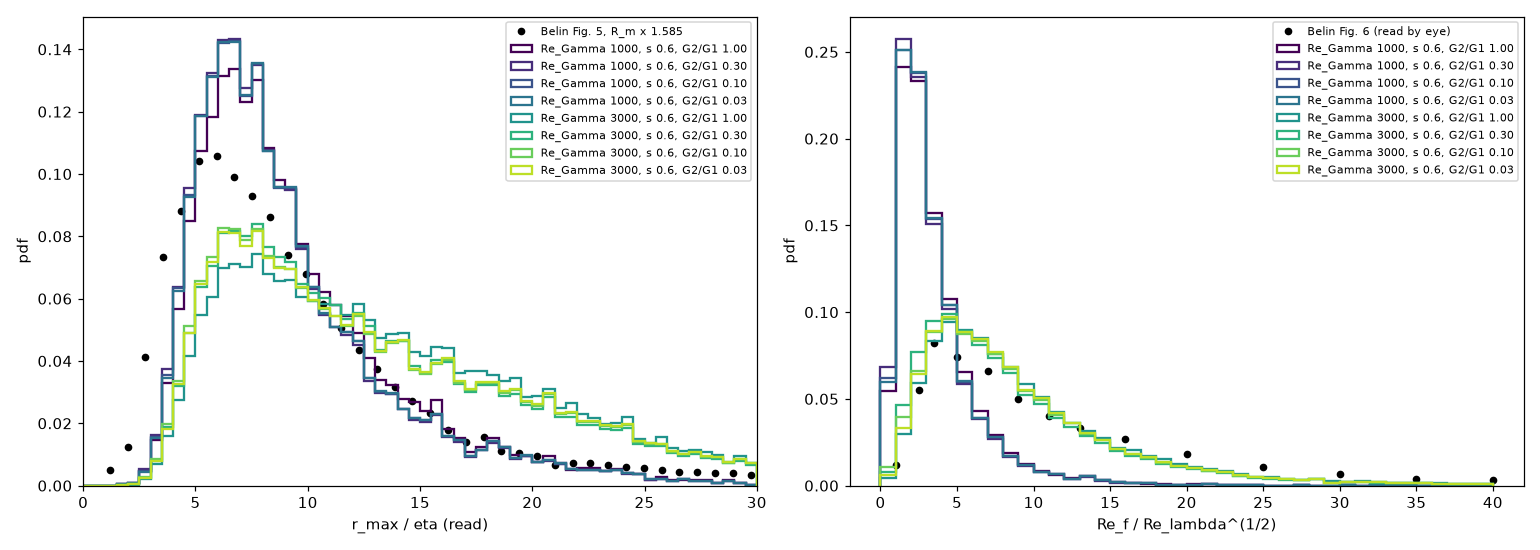

Here is the Python script that generated this plot:
"""chord_belin_gamma.py  v01  Constant circulation with scatter: what the chord model with Belin's gradient cut reads, against Belin's Figs. 5 and 6.

Assumption (the user's): every tube has the same circulation Gamma, up to a lognormal scatter, so that its swirl follows from its radius:
        Gamma / nu = 8.784 r_max U_max   (Burgers: Gamma = 2 pi r_max U_max / (1 - e^-x), x = 1.2564)     ->     U_max / U_eta = Re_Gamma e^(s z) / (8.784 r_max / eta),  z ~ N(0, 1).
Parameters: Re_Gamma (the median of Gamma / nu) and s (the scatter, ln).  Radii: the Tanahashi (2001) two-lognormal r_max pdf (not fitted).
Probe and cut as chord_belin_cut.py: impact parameter uniform in +-12 R, isotropic orientation, a tube met in proportion to its radius (unless --nobias), event kept when
max |dS/ds| >= 5 sigma_gradient, sigma_gradient = U_eta / (sqrt 15 eta).  Belin's readings of a kept event:  R_m = spacing of the extrema / 3.17;  U_m = half the distance between
the extreme values of S;  Re_f = U_m R_m / nu  (Belin: 'R_f = U_max R / nu').  Drawn: R_m x 1.585 (r_max units, Fig. 5) and Re_f / Re_lambda^(1/2) (Fig. 6).
Belin's Fig. 6 (all Re_lambda collapse): read by eye from the figure (not digitised): EYE_FIG6.  Re_lambda 659 (his Fig. 1).
Usage: python chord_belin_gamma.py [--events 100000] [--scan]       --scan: grid over (Re_Gamma, s); writes chord_belin_gamma.png

Versions  M01 m01.v01 (2026-11-12): first version.
          m01.v02 (2026-11-12): --families: the second lognormal family has its own circulation (ratio to the first); the family of the kept events is reported.
"""
import argparse
import math
import os
import sys

import matplotlib
matplotlib.use("Agg")
import matplotlib.pyplot as plt
import numpy as np

HERE = os.path.dirname(os.path.abspath(__file__))
sys.path.insert(0, HERE)
import chord_model as cm        # noqa: E402
import chord_population as cp   # noqa: E402
import fit_chord as fc          # noqa: E402

RATIO = cp.RATIO
STEP = float(cm.S_GRID[1] - cm.S_GRID[0])
SIGMA_GRADIENT = 1.0 / math.sqrt(15)
CUT = 5.0
RE_LAMBDA = 659.0
K_BURGERS = 8.784
EYE_FIG6 = np.array([[1.0, 0.012], [2.5, 0.055], [3.5, 0.082], [5.0, 0.074], [7.0, 0.066], [9.0, 0.050], [11.0, 0.040], [13.0, 0.033], [16.0, 0.027],
                     [20.0, 0.018], [25.0, 0.011], [30.0, 0.007], [35.0, 0.004], [40.0, 0.003]])       # Re_f / Re_lambda^(1/2), p(.): read by eye from Belin Fig. 6


def draw_tubes(rng, n, tilt, bias):
    """Crossings: true r_max, family (0: first lognormal, 1: second), tilt, rotation and impact parameter (as chord_population.events, with the family kept)."""
    m = 40 * n
    family = (rng.uniform(size=m) >= cp.RADIUS[0]).astype(int)
    r = np.where(family == 0, cp.RADIUS[1] * np.exp(cp.RADIUS[2] * rng.standard_normal(m)), cp.RADIUS[3] * np.exp(cp.RADIUS[4] * rng.standard_normal(m)))
    met = rng.uniform(size=m) < (r / np.percentile(r, 99.5) if bias else 1.0)
    r, family = r[met], family[met]
    sin_t = math.sin(tilt)
    alpha = np.arcsin(rng.uniform(-sin_t, sin_t, len(r)))
    thin = rng.uniform(size=len(r)) < np.cos(alpha)
    r, family, alpha = r[thin][:n], family[thin][:n], alpha[thin][:n]
    return r, family, alpha, rng.uniform(0, 2 * math.pi, len(r)), rng.uniform(-12.0, 12.0, len(r))


def readings(re_gamma, scatter, n, tilt_deg, bias, seed, ratio=1.0, intense=(0.0, 1.0), extra=(0.0, 0.5)):
    """(r_max read, Re_f read / sqrt Re_lambda, share kept, true r_max and Gamma/nu of the kept events, family of the kept events).
    ratio: Gamma of the second family / Gamma of the first (1: one circulation for all)."""
    rng = np.random.default_rng(seed)
    r, family, alpha, phi, b = draw_tubes(rng, n, math.radians(tilt_deg), bias)
    gamma = re_gamma * np.where(family == 1, ratio, 1.0) * np.exp(scatter * rng.standard_normal(len(r)))
    boost = np.where(rng.uniform(size=len(r)) < intense[0], intense[1], 1.0)         # a share intense[0] of the tubes (any radius) has intense[1] times the circulation: a second Re_c component
    gamma = gamma * boost
    u_burgers = gamma / (K_BURGERS * r)                                     # f(Gamma): the Burgers swirl of the circulation, U_eta
    re_c = gamma / K_BURGERS                                               # core Reynolds number U_burgers r_max / nu (the same for every radius at one Gamma)
    u = u_burgers + extra[0] * re_c ** extra[1]                            # U_max = f(Gamma) + a Re_c^n
    width = r / RATIO
    kept = np.zeros(len(r), bool)
    r_read, re_f = np.zeros(len(r)), np.zeros(len(r))
    for start in range(0, len(r), 3000):
        sl = slice(start, start + 3000)
        S = cm.signal(alpha[sl], phi[sl], b[sl])
        scale = u[sl] / cp.GMAX
        grad = np.max(np.abs(np.diff(S, axis=1)), axis=1) / STEP * scale / width[sl]
        kept[sl] = grad >= CUT * SIGMA_GRADIENT
        spacing = np.abs(cm.S_GRID[np.argmax(S, axis=1)] - cm.S_GRID[np.argmin(S, axis=1)]) * width[sl]
        amplitude = 0.5 * (S.max(axis=1) - S.min(axis=1)) * scale
        r_read[sl] = spacing / 2
        re_f[sl] = amplitude * (spacing / 3.17) / math.sqrt(RE_LAMBDA)
    return r_read[kept], re_f[kept], float(kept.mean()), r[kept], gamma[kept], family[kept]


def stats(x, edges):
    h, e = np.histogram(x, bins=edges, density=True)
    c = 0.5 * (e[1:] + e[:-1])
    return float(np.mean(x)), float(np.median(x)), float(c[np.argmax(h)])


def main():
    ap = argparse.ArgumentParser()
    ap.add_argument("--events", type=int, default=100000)
    ap.add_argument("--tilt", type=float, default=90.0)
    ap.add_argument("--nobias", action="store_true")
    ap.add_argument("--scan", action="store_true")
    ap.add_argument("--ratios", default="1,0.3,0.1", help="Gamma(second family) / Gamma(first family), with --families")
    ap.add_argument("--intense", default="", help="w:k,w:k,...  a share w of the tubes with k times the circulation (a second Re_c component); scanned for Re_Gamma 700 and 1000")
    ap.add_argument("--refine", action="store_true", help="scan base circulation, scatter, share and factor of the intense component; plot the four best")
    ap.add_argument("--additive", action="store_true", help="U_max = Gamma / (8.784 r_max) + a Re_c^n, Re_c = Gamma / 8.784: scan Gamma and a (n = 0.5), plot the four best")
    ap.add_argument("--fit", action="store_true", help="fit Re_Gamma, a and n of U_max = Gamma/(8.784 r_max) + a Re_c^n to Belin Figs. 5 and 6 (scatter fixed by --scatter)")
    ap.add_argument("--scatter", type=float, default=0.5)
    ap.add_argument("--gamma", type=float, default=0.0, help="with --fit: fix Re_Gamma at this value (e.g. 300, the best model 8.78 alpha beta at Re_lambda 659) and fit a, n and the scatter")
    ap.add_argument("--families", action="store_true", help="scan the circulation of the second family relative to the first")
    ap.add_argument("--seed", type=int, default=3)
    args = ap.parse_args()
    rm, p_belin = fc.load()
    e5, e6 = np.linspace(0, 30, 61), np.linspace(0, 40, 41)
    area6 = np.trapezoid(EYE_FIG6[:, 1], EYE_FIG6[:, 0])
    print("Belin Fig. 5 x 1.585 (R_m < 19): mean 9.33 median 7.6 mode 5.9.   Fig. 6 by eye: area %.2f, peak at Re_f/sqrt(Re_lambda) = 3.5" % area6)
    if args.fit:
        from scipy.optimize import minimize
        centres5, centres6 = 0.5 * (e5[1:] + e5[:-1]), 0.5 * (e6[1:] + e6[:-1])
        target5 = np.interp(centres5, RATIO * rm, p_belin / RATIO, left=np.nan, right=np.nan)
        ok5 = ~np.isnan(target5)
        target5 = target5 / (np.nansum(target5) * (e5[1] - e5[0]))
        target6 = np.interp(centres6, EYE_FIG6[:, 0], EYE_FIG6[:, 1])
        target6 = target6 / (target6.sum() * (e6[1] - e6[0]))

        def run(v):
            g, a_coef, n_exp = (args.gamma, max(v[0], 0.0), min(max(v[1], 0.0), 1.5)) if args.gamma else (math.exp(v[0]), max(v[1], 0.0), min(max(v[2], 0.0), 1.5))
            s_fit = min(max(v[2], 0.05), 1.5) if args.gamma else args.scatter
            r_read, re_f, share, r_true, gam, fam = readings(g, s_fit, args.events, args.tilt, not args.nobias, args.seed, 1.0, (0.0, 1.0), (a_coef, n_exp))
            inside = r_read[r_read < RATIO * 19.75]
            h5, h6 = np.histogram(inside, e5, density=True)[0], np.histogram(re_f, e6, density=True)[0]
            m5, m6 = math.sqrt(np.mean((h5 - target5)[ok5] ** 2)), math.sqrt(np.mean((h6 - target6) ** 2))
            return m5 / target5[ok5].max() + m6 / target6.max(), h5, h6, share

        history = []

        def objective(v):
            value = run(v)[0]
            history.append((value, v.copy()))
            print("  " + (("a %5.2f  n %4.2f  scatter %4.2f" % (max(v[0], 0), min(max(v[1], 0), 1.5), min(max(v[2], 0.05), 1.5))) if args.gamma else ("Re_Gamma %7.0f  a %5.2f  n %4.2f" % (math.exp(v[0]), max(v[1], 0), min(max(v[2], 0), 1.5)))) + "  misfit %.3f" % value, flush=True)
            return value
        start = np.array([4.0, 0.7, 0.5]) if args.gamma else np.array([math.log(1200.0), 2.0, 0.5])
        res = minimize(objective, start, method="Nelder-Mead", options={"xatol": 0.03, "fatol": 0.004, "maxfev": 70, "initial_simplex": np.array([start, start + [1.5, 0, 0], start + [0, 0.3, 0], start + [0, 0, 0.2]]) if args.gamma else np.array([start, start + [0.4, 0, 0], start + [0, 1.0, 0], start + [0, 0, 0.25]])})
        best = res.x
        if args.gamma:
            print("best (Re_Gamma fixed at %g): a %.2f, n %.2f, scatter %.2f, misfit %.3f;  additive swirl a Re_c^n = %.1f U_eta" % (args.gamma, max(best[0], 0), min(max(best[1], 0), 1.5), min(max(best[2], 0.05), 1.5), res.fun, max(best[0], 0) * (args.gamma / K_BURGERS) ** min(max(best[1], 0), 1.5)))
        else:
            print("best: Re_Gamma %.0f, a %.2f, n %.2f (scatter %.1f), misfit %.3f" % (math.exp(best[0]), max(best[1], 0), min(max(best[2], 0), 1.5), args.scatter, res.fun))
        v0, h50, h60, s0 = run(np.array([0.0, 0.5, 0.5]) if args.gamma else np.array([math.log(1200.0), 0.0, 0.5]))
        v1, h51, h61, s1 = run(best)
        figf, axf = plt.subplots(1, 2, figsize=(14, 5))
        axf[0].plot(RATIO * rm, p_belin / RATIO, "ko", ms=5, label="Belin Fig. 5, R_m x 1.585")
        axf[1].plot(EYE_FIG6[:, 0], EYE_FIG6[:, 1], "ko", ms=5, label="Belin Fig. 6 (read by eye)")
        axf[0].step(centres5, h50, where="mid", color="tab:gray", lw=1.6, label="no additive term (a = 0), scatter 0.5")
        axf[1].step(centres6, h60, where="mid", color="tab:gray", lw=1.6, label="no additive term (a = 0), scatter 0.5")
        label = ("fitted: Re_Gamma %g (fixed), a %.2f, n %.2f, scatter %.2f" % (args.gamma, max(best[0], 0), min(max(best[1], 0), 1.5), min(max(best[2], 0.05), 1.5))) if args.gamma else ("fitted: Re_Gamma %.0f, a %.2f, n %.2f" % (math.exp(best[0]), max(best[1], 0), min(max(best[2], 0), 1.5)))
        axf[0].step(centres5, h51, where="mid", color="tab:red", lw=2, label=label)
        axf[1].step(centres6, h61, where="mid", color="tab:red", lw=2, label=label)
        axf[0].set_xlim(0, 30)
        axf[0].set_xlabel("r_max / eta (read by the wire)")
        axf[1].set_xlabel("Re_f / Re_lambda^(1/2)")
        for a_ in axf:
            a_.set_ylabel("pdf")
            a_.legend(fontsize=8)
        axf[0].set_title("U_max = Gamma/(8.784 r_max) + a Re_c^n, scatter %.1f, Re_lambda 659, Belin's cut" % args.scatter, fontsize=9)
        figf.tight_layout()
        figf.savefig(os.path.join(HERE, "chord_belin_gamma_fit_G%g.png" % args.gamma if args.gamma else "chord_belin_gamma_fit.png"), dpi=110)
        return
    if args.additive:
        centres5, centres6 = 0.5 * (e5[1:] + e5[:-1]), 0.5 * (e6[1:] + e6[:-1])
        target5 = np.interp(centres5, RATIO * rm, p_belin / RATIO, left=np.nan, right=np.nan)
        ok5 = ~np.isnan(target5)
        target5 = target5 / (np.nansum(target5) * (e5[1] - e5[0]))
        target6 = np.interp(centres6, EYE_FIG6[:, 0], EYE_FIG6[:, 1])
        target6 = target6 / (target6.sum() * (e6[1] - e6[0]))
        results = []
        for g in (300, 500, 800, 1200):
            for a_coef in (0.0, 0.5, 1.0, 2.0):
                for s in (0.3, 0.5):
                    r_read, re_f, share, r_true, gam, fam = readings(g, s, args.events, args.tilt, not args.nobias, args.seed, 1.0, (0.0, 1.0), (a_coef, 0.5))
                    inside = r_read[r_read < RATIO * 19.75]
                    h5, h6 = np.histogram(inside, e5, density=True)[0], np.histogram(re_f, e6, density=True)[0]
                    m5, m6 = math.sqrt(np.mean((h5 - target5)[ok5] ** 2)), math.sqrt(np.mean((h6 - target6) ** 2))
                    results.append((m5 / target5[ok5].max() + m6 / target6.max(), m5, m6, g, s, a_coef, 0.5, h5, h6))
        results.sort(key=lambda x: x[0])
        for res in results[:6]:
            print("misfit %.3f (radius %.4f, Re_f %.4f): Re_Gamma %g, scatter %.1f, a %.1f, n %.1f" % res[:7])
        figa, axa = plt.subplots(1, 2, figsize=(14, 5))
        axa[0].plot(RATIO * rm, p_belin / RATIO, "ko", ms=5, label="Belin Fig. 5, R_m x 1.585")
        axa[1].plot(EYE_FIG6[:, 0], EYE_FIG6[:, 1], "ko", ms=5, label="Belin Fig. 6 (read by eye)")
        for res, colour in zip(results[:4], ("tab:blue", "tab:green", "tab:red", "tab:purple")):
            label = "Re_Gamma %g, s %.1f, a %.1f" % (res[3], res[4], res[5])
            axa[0].step(centres5, res[7], where="mid", color=colour, lw=1.8, label=label)
            axa[1].step(centres6, res[8], where="mid", color=colour, lw=1.8, label=label)
        axa[0].set_xlim(0, 30)
        axa[0].set_xlabel("r_max / eta (read by the wire)")
        axa[1].set_xlabel("Re_f / Re_lambda^(1/2)")
        for a_ in axa:
            a_.set_ylabel("pdf")
            a_.legend(fontsize=8)
        axa[0].set_title("U_max = Gamma/(8.784 r_max) + a Re_c^0.5: the four best of 32 settings", fontsize=9)
        figa.tight_layout()
        figa.savefig(os.path.join(HERE, "chord_belin_gamma_additive.png"), dpi=110)
        return
    if args.refine:
        centres5 = 0.5 * (e5[1:] + e5[:-1])
        centres6 = 0.5 * (e6[1:] + e6[:-1])
        target5 = np.interp(centres5, RATIO * rm, p_belin / RATIO, left=np.nan, right=np.nan)
        ok5 = ~np.isnan(target5)
        target5 = target5 / (np.nansum(target5) * (e5[1] - e5[0]))
        target6 = np.interp(centres6, EYE_FIG6[:, 0], EYE_FIG6[:, 1])
        target6 = target6 / (target6.sum() * (e6[1] - e6[0]))
        results = []
        for g in (800, 1200, 1800):
            for s in (0.3, 0.5):
                for w in (0.05, 0.1, 0.2):
                    for k in (4.0, 8.0):
                        r_read, re_f, share, r_true, gam, fam = readings(g, s, args.events, args.tilt, not args.nobias, args.seed, 1.0, (w, k))
                        inside = r_read[r_read < RATIO * 19.75]
                        h5 = np.histogram(inside, e5, density=True)[0]
                        h6 = np.histogram(re_f, e6, density=True)[0]
                        m5 = math.sqrt(np.mean((h5 - target5)[ok5] ** 2))
                        m6 = math.sqrt(np.mean((h6 - target6) ** 2))
                        results.append((m5 / target5[ok5].max() + m6 / target6.max(), m5, m6, g, s, w, k, h5, h6))
        results.sort(key=lambda x: x[0])
        for res in results[:6]:
            print("misfit %.3f (radius %.4f, Re_f %.4f): base %g, scatter %.1f, share %.2f, factor x%g" % res[:7])
        figr, axr = plt.subplots(1, 2, figsize=(14, 5))
        axr[0].plot(RATIO * rm, p_belin / RATIO, "ko", ms=5, label="Belin Fig. 5, R_m x 1.585")
        axr[1].plot(EYE_FIG6[:, 0], EYE_FIG6[:, 1], "ko", ms=5, label="Belin Fig. 6 (read by eye)")
        for res, colour in zip(results[:4], ("tab:blue", "tab:green", "tab:red", "tab:purple")):
            label = "base %g, s %.1f, %d%% of tubes x%g" % (res[3], res[4], round(100 * res[5]), res[6])
            axr[0].step(centres5, res[7], where="mid", color=colour, lw=1.8, label=label)
            axr[1].step(centres6, res[8], where="mid", color=colour, lw=1.8, label=label)
        axr[0].set_xlim(0, 30)
        axr[0].set_xlabel("r_max / eta (read by the wire)")
        axr[1].set_xlabel("Re_f / Re_lambda^(1/2)")
        for a_ in axr:
            a_.set_ylabel("pdf")
            a_.legend(fontsize=8)
        axr[0].set_title("the four best of 36 settings (radius and Re_f misfit together)", fontsize=9)
        figr.tight_layout()
        figr.savefig(os.path.join(HERE, "chord_belin_gamma_refine.png"), dpi=110)
        return
    if args.intense:
        figi, axi = plt.subplots(1, 2, figsize=(14, 5))
        axi[0].plot(RATIO * rm, p_belin / RATIO, "ko", ms=5, label="Belin Fig. 5, R_m x 1.585")
        axi[1].plot(EYE_FIG6[:, 0], EYE_FIG6[:, 1], "ko", ms=5, label="Belin Fig. 6 (read by eye)")
        cases = [(500, (0.0, 1.0), "tab:gray", "base Re_Gamma 500, no intense component"), (500, (0.2, 4.0), "tab:blue", "base 500, 20% of tubes at x4 circulation"),
                 (500, (0.2, 8.0), "tab:orange", "base 500, 20% at x8"), (1000, (0.0, 1.0), "tab:green", "base 1000, no intense component")]
        for g, wk, colour, label in cases:
            r_read, re_f, share, r_true, gam, fam = readings(g, 0.4, args.events, args.tilt, not args.nobias, args.seed, 1.0, wk)
            inside = r_read[r_read < RATIO * 19.75]
            axi[0].hist(inside, e5, density=True, histtype="step", color=colour, lw=2, label=label)
            axi[1].hist(re_f, e6, density=True, histtype="step", color=colour, lw=2, label=label)
            print("%-45s radius mean %.1f median %.1f | Re_f mean %.1f median %.1f" % ((label,) + (stats(inside, e5)[0], stats(inside, e5)[1], stats(re_f, e6)[0], stats(re_f, e6)[1])))
        axi[0].set_xlim(0, 30)
        axi[0].set_xlabel("r_max / eta (read by the wire)")
        axi[1].set_xlabel("Re_f / Re_lambda^(1/2)")
        for a_ in axi:
            a_.set_ylabel("pdf")
            a_.legend(fontsize=8)
        axi[0].set_title("radius pdf, Belin's cut (5 sigma gradient), Re_lambda 659, scatter 0.4", fontsize=9)
        axi[1].set_title("worm Reynolds number pdf", fontsize=9)
        figi.tight_layout()
        figi.savefig(os.path.join(HERE, "chord_belin_gamma_intense.png"), dpi=110)
        return
    ratios = [float(v) for v in args.ratios.split(",")] if args.families else [1.0]
    grid = [(g, s, q) for g in (300, 1000, 3000, 10000, 30000) for s in (0.3, 0.6, 0.9) for q in (1.0,)] if args.scan else [(g, 0.6, q) for g in (1000, 3000) for q in ratios]
    fig, ax = plt.subplots(1, 2, figsize=(14, 5))
    ax[0].plot(RATIO * rm, p_belin / RATIO, "ko", ms=4, label="Belin Fig. 5, R_m x 1.585")
    ax[1].plot(EYE_FIG6[:, 0], EYE_FIG6[:, 1], "ko", ms=4, label="Belin Fig. 6 (read by eye)")
    colours = plt.cm.viridis(np.linspace(0, 0.9, len(grid)))
    print("Re_Gamma  s   | kept   | r_max read: mean median mode | Re_f/sqrt(Re_lambda): mean median mode | true Gamma/nu of kept, r_max")
    for (g, s, q), c in zip(grid, colours):
        r_read, re_f, share, r_true, gam, fam = readings(g, s, args.events, args.tilt, not args.nobias, args.seed, q)
        if len(r_read) < 50:
            print("%7g  %.1f | %.4f | too few events" % (g, s, share))
            continue
        inside = r_read[r_read < RATIO * 19.75]
        print("%7g  %.1f  G2/G1 %.2f | %.4f | %5.2f %5.2f %5.2f | %5.2f %5.2f %5.2f | %7.0f  %5.2f | second family %.0f%% of kept" % ((g, s, q, share) + stats(inside, e5) + stats(re_f, e6) + (np.median(gam), r_true.mean(), 100 * fam.mean())))
        if args.scan and not (s == 0.6):
            continue
        ax[0].hist(inside, e5, density=True, histtype="step", color=c, lw=1.5, label="Re_Gamma %g, s %.1f, G2/G1 %.2f" % (g, s, q))
        ax[1].hist(re_f, e6, density=True, histtype="step", color=c, lw=1.5, label="Re_Gamma %g, s %.1f, G2/G1 %.2f" % (g, s, q))
    ax[0].set_xlim(0, 30)
    ax[0].set_xlabel("r_max / eta (read)")
    ax[1].set_xlabel("Re_f / Re_lambda^(1/2)")
    for a in ax:
        a.set_ylabel("pdf")
        a.legend(fontsize=7)
    fig.tight_layout()
    fig.savefig(os.path.join(HERE, "chord_belin_gamma.png"), dpi=110)


if __name__ == "__main__":
    main()
